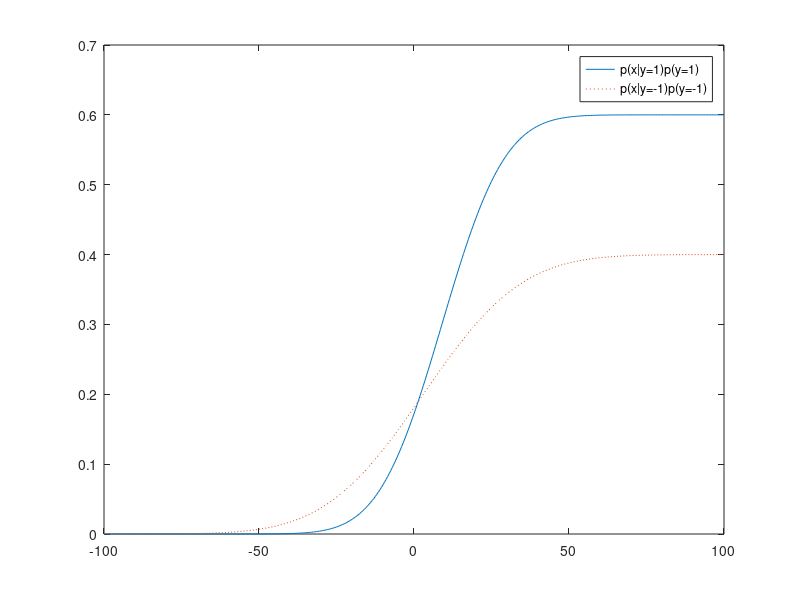

MATLAB code to generate this figure:
function draw_prob()
    x = -100:0.5:100;
    joint_1 = 0.6 * normcdf(x, 9, 16);
    joint_2 = 0.4 * normcdf(x, 3, 25);
    plot(x, joint_1);
    hold on;
    plot(x, joint_2, ':');
    legend('p(x|y=1)p(y=1)', 'p(x|y=-1)p(y=-1)');
end
